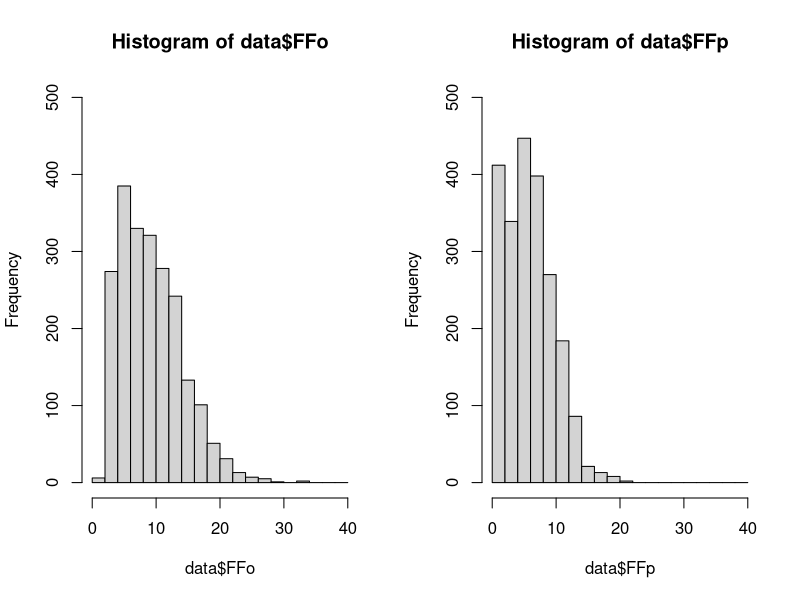
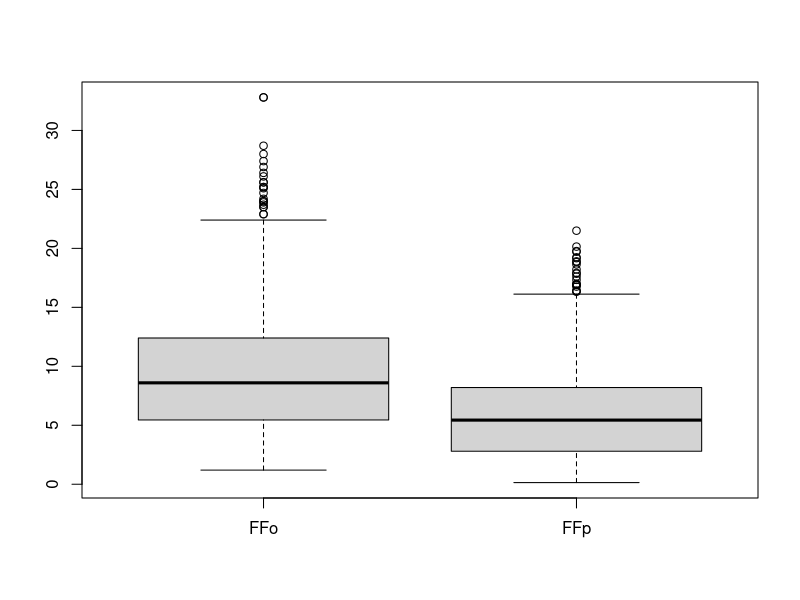
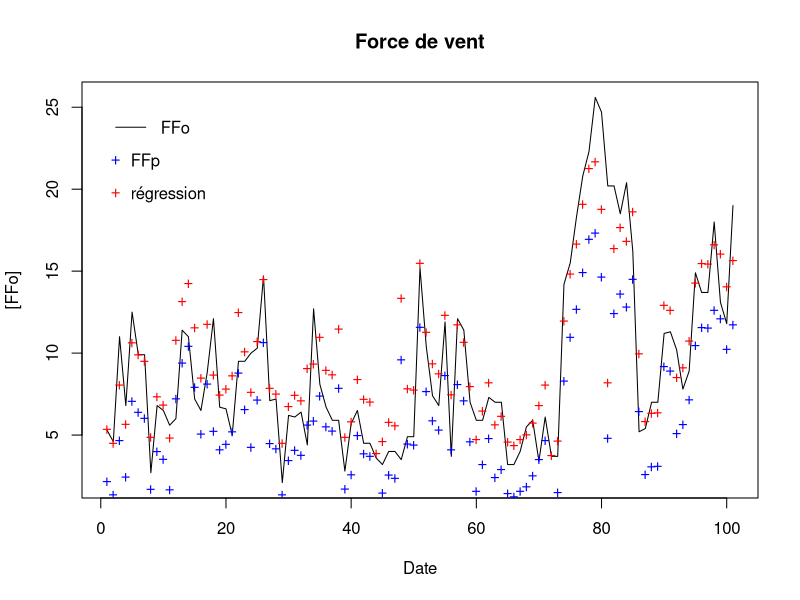

Generate these figures, in order, with R:
# Chargement des librairies et des données
data = read.table('DataTP.txt', header = TRUE)
summary(data)
dim(data)       # 11 attributes 2180 observations
sd(data$FFo)
sd(data$FFp)

# Histograms of FFo and FFp
X11()
par(mfrow=c(1,2))
hist(data$FFo, breaks=seq(0,40,2), ylim=c(0,500))
hist(data$FFp, breaks=seq(0,40,2), ylim=c(0,500))

# Boxplots of FFo and FFp
X11()
boxplot(data$FFo, data$FFp, names=c("FFo","FFp"))   # generally FFp underestimates FFo

var.test(data$FFo,data$FFp)     # the variance of FFp and FFo are different
t.test(data$FFo,data$FFp)       # the means of FFp and FFo are different

X11()
plot(data$FFo[300:400], type ="l", main="Force de vent",xlab="Date",ylab="[FFo]")
points(data$FFp[300:400], col="blue", pch="+")
points(fitted(lm(FFo~FFp, data))[300:400], col="red", pch="+")
legend(0, 25, lty=1, col=c("black"), legend=c("FFo"), bty="n")
legend(0, 23, pch="+", col="blue", legend="FFp", bty="n") 
legend(0, 21, pch="+", col="red", legend="régression", bty="n")
# we can see that FFp underestimates FFo and the predication that are comming from the regression model  fits the data better

Biaslm = mean(data$FFo - fitted(lm(FFo~FFp, data)))
RMSElm = sqrt(mean((data$FFo - fitted(lm(FFo~FFp, data)))**2))
BiasFFp = mean(data$FFo - data$FFp)
RMSEFFP = sqrt(mean((data$FFo - data$FFp)**2))

cat("Bias of FFp :", BiasFFp, "\n")
cat("Bias of lm model using FFp  :", Biaslm, "\n")
cat("RMSE of FFp :", RMSEFFP, "\n")
cat("RMSE of lm model using FFp  :", RMSElm, "\n")
# we can see that we get a lower BIAS and RMSE using a regression model

